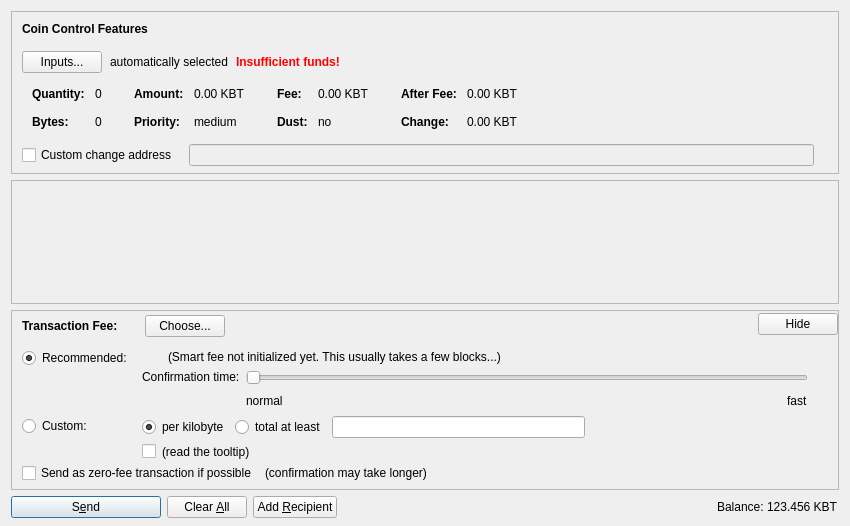
<?xml version="1.0" encoding="UTF-8"?>
<ui version="4.0">
 <class>SendCoinsDialog</class>
 <widget class="QDialog" name="SendCoinsDialog">
  <property name="geometry">
   <rect>
    <x>0</x>
    <y>0</y>
    <width>850</width>
    <height>526</height>
   </rect>
  </property>
  <property name="windowTitle">
   <string>Send Coins</string>
  </property>
  <layout class="QVBoxLayout" name="verticalLayout" stretch="0,1,0,0">
   <property name="bottomMargin">
    <number>8</number>
   </property>
   <item>
    <widget class="QFrame" name="frameCoinControl">
     <property name="sizePolicy">
      <sizepolicy hsizetype="Expanding" vsizetype="Expanding">
       <horstretch>0</horstretch>
       <verstretch>0</verstretch>
      </sizepolicy>
     </property>
     <property name="maximumSize">
      <size>
       <width>16777215</width>
       <height>16777215</height>
      </size>
     </property>
     <property name="frameShape">
      <enum>QFrame::StyledPanel</enum>
     </property>
     <property name="frameShadow">
      <enum>QFrame::Sunken</enum>
     </property>
     <layout class="QVBoxLayout" name="verticalLayoutCoinControl2">
      <property name="spacing">
       <number>0</number>
      </property>
      <property name="leftMargin">
       <number>0</number>
      </property>
      <property name="topMargin">
       <number>0</number>
      </property>
      <property name="rightMargin">
       <number>0</number>
      </property>
      <property name="bottomMargin">
       <number>6</number>
      </property>
      <item>
       <layout class="QVBoxLayout" name="verticalLayoutCoinControl" stretch="0,0,0,0,1">
        <property name="spacing">
         <number>0</number>
        </property>
        <property name="leftMargin">
         <number>10</number>
        </property>
        <property name="topMargin">
         <number>10</number>
        </property>
        <item>
         <layout class="QHBoxLayout" name="horizontalLayoutCoinControl1">
          <property name="bottomMargin">
           <number>15</number>
          </property>
          <item>
           <widget class="QLabel" name="labelCoinControlFeatures">
            <property name="sizePolicy">
             <sizepolicy hsizetype="Preferred" vsizetype="Maximum">
              <horstretch>0</horstretch>
              <verstretch>0</verstretch>
             </sizepolicy>
            </property>
            <property name="font">
             <font>
              <weight>75</weight>
              <bold>true</bold>
             </font>
            </property>
            <property name="styleSheet">
             <string notr="true">font-weight:bold;</string>
            </property>
            <property name="text">
             <string>Coin Control Features</string>
            </property>
           </widget>
          </item>
         </layout>
        </item>
        <item>
         <layout class="QHBoxLayout" name="horizontalLayoutCoinControl2" stretch="0,0,0,0">
          <property name="spacing">
           <number>8</number>
          </property>
          <property name="bottomMargin">
           <number>10</number>
          </property>
          <item>
           <widget class="QPushButton" name="pushButtonCoinControl">
            <property name="styleSheet">
             <string notr="true"/>
            </property>
            <property name="text">
             <string>Inputs...</string>
            </property>
            <property name="autoDefault">
             <bool>false</bool>
            </property>
           </widget>
          </item>
          <item>
           <widget class="QLabel" name="labelCoinControlAutomaticallySelected">
            <property name="text">
             <string>automatically selected</string>
            </property>
            <property name="margin">
             <number>5</number>
            </property>
           </widget>
          </item>
          <item>
           <widget class="QLabel" name="labelCoinControlInsuffFunds">
            <property name="font">
             <font>
              <weight>75</weight>
              <bold>true</bold>
             </font>
            </property>
            <property name="styleSheet">
             <string notr="true">color:red;font-weight:bold;</string>
            </property>
            <property name="text">
             <string>Insufficient funds!</string>
            </property>
            <property name="margin">
             <number>5</number>
            </property>
           </widget>
          </item>
          <item>
           <spacer name="horizontalSpacerCoinControl">
            <property name="orientation">
             <enum>Qt::Horizontal</enum>
            </property>
            <property name="sizeHint" stdset="0">
             <size>
              <width>40</width>
              <height>1</height>
             </size>
            </property>
           </spacer>
          </item>
         </layout>
        </item>
        <item>
         <widget class="QWidget" name="widgetCoinControl" native="true">
          <property name="sizePolicy">
           <sizepolicy hsizetype="Preferred" vsizetype="Preferred">
            <horstretch>0</horstretch>
            <verstretch>0</verstretch>
           </sizepolicy>
          </property>
          <property name="minimumSize">
           <size>
            <width>0</width>
            <height>0</height>
           </size>
          </property>
          <property name="styleSheet">
           <string notr="true"/>
          </property>
          <layout class="QHBoxLayout" name="horizontalLayoutCoinControl5">
           <property name="leftMargin">
            <number>0</number>
           </property>
           <property name="topMargin">
            <number>0</number>
           </property>
           <property name="rightMargin">
            <number>0</number>
           </property>
           <property name="bottomMargin">
            <number>0</number>
           </property>
           <item>
            <layout class="QHBoxLayout" name="horizontalLayoutCoinControl3" stretch="0,0,0,1">
             <property name="spacing">
              <number>20</number>
             </property>
             <property name="topMargin">
              <number>0</number>
             </property>
             <property name="bottomMargin">
              <number>10</number>
             </property>
             <item>
              <layout class="QFormLayout" name="formLayoutCoinControl1">
               <property name="horizontalSpacing">
                <number>10</number>
               </property>
               <property name="verticalSpacing">
                <number>14</number>
               </property>
               <property name="leftMargin">
                <number>10</number>
               </property>
               <property name="topMargin">
                <number>4</number>
               </property>
               <property name="rightMargin">
                <number>6</number>
               </property>
               <item row="0" column="0">
                <widget class="QLabel" name="labelCoinControlQuantityText">
                 <property name="font">
                  <font>
                   <weight>75</weight>
                   <bold>true</bold>
                  </font>
                 </property>
                 <property name="text">
                  <string>Quantity:</string>
                 </property>
                 <property name="margin">
                  <number>0</number>
                 </property>
                </widget>
               </item>
               <item row="0" column="1">
                <widget class="QLabel" name="labelCoinControlQuantity">
                 <property name="cursor">
                  <cursorShape>IBeamCursor</cursorShape>
                 </property>
                 <property name="contextMenuPolicy">
                  <enum>Qt::ActionsContextMenu</enum>
                 </property>
                 <property name="text">
                  <string notr="true">0</string>
                 </property>
                 <property name="margin">
                  <number>0</number>
                 </property>
                 <property name="textInteractionFlags">
                  <set>Qt::LinksAccessibleByMouse|Qt::TextSelectableByKeyboard|Qt::TextSelectableByMouse</set>
                 </property>
                </widget>
               </item>
               <item row="1" column="0">
                <widget class="QLabel" name="labelCoinControlBytesText">
                 <property name="font">
                  <font>
                   <weight>75</weight>
                   <bold>true</bold>
                  </font>
                 </property>
                 <property name="text">
                  <string>Bytes:</string>
                 </property>
                </widget>
               </item>
               <item row="1" column="1">
                <widget class="QLabel" name="labelCoinControlBytes">
                 <property name="cursor">
                  <cursorShape>IBeamCursor</cursorShape>
                 </property>
                 <property name="contextMenuPolicy">
                  <enum>Qt::ActionsContextMenu</enum>
                 </property>
                 <property name="text">
                  <string notr="true">0</string>
                 </property>
                 <property name="textInteractionFlags">
                  <set>Qt::LinksAccessibleByMouse|Qt::TextSelectableByKeyboard|Qt::TextSelectableByMouse</set>
                 </property>
                </widget>
               </item>
              </layout>
             </item>
             <item>
              <layout class="QFormLayout" name="formLayoutCoinControl2">
               <property name="horizontalSpacing">
                <number>10</number>
               </property>
               <property name="verticalSpacing">
                <number>14</number>
               </property>
               <property name="leftMargin">
                <number>6</number>
               </property>
               <property name="topMargin">
                <number>4</number>
               </property>
               <property name="rightMargin">
                <number>6</number>
               </property>
               <item row="0" column="0">
                <widget class="QLabel" name="labelCoinControlAmountText">
                 <property name="font">
                  <font>
                   <weight>75</weight>
                   <bold>true</bold>
                  </font>
                 </property>
                 <property name="text">
                  <string>Amount:</string>
                 </property>
                 <property name="margin">
                  <number>0</number>
                 </property>
                </widget>
               </item>
               <item row="0" column="1">
                <widget class="QLabel" name="labelCoinControlAmount">
                 <property name="cursor">
                  <cursorShape>IBeamCursor</cursorShape>
                 </property>
                 <property name="contextMenuPolicy">
                  <enum>Qt::ActionsContextMenu</enum>
                 </property>
                 <property name="text">
                  <string notr="true">0.00 KBT</string>
                 </property>
                 <property name="textInteractionFlags">
                  <set>Qt::LinksAccessibleByMouse|Qt::TextSelectableByKeyboard|Qt::TextSelectableByMouse</set>
                 </property>
                </widget>
               </item>
               <item row="1" column="0">
                <widget class="QLabel" name="labelCoinControlPriorityText">
                 <property name="font">
                  <font>
                   <weight>75</weight>
                   <bold>true</bold>
                  </font>
                 </property>
                 <property name="text">
                  <string>Priority:</string>
                 </property>
                </widget>
               </item>
               <item row="1" column="1">
                <widget class="QLabel" name="labelCoinControlPriority">
                 <property name="cursor">
                  <cursorShape>IBeamCursor</cursorShape>
                 </property>
                 <property name="contextMenuPolicy">
                  <enum>Qt::ActionsContextMenu</enum>
                 </property>
                 <property name="text">
                  <string notr="true">medium</string>
                 </property>
                 <property name="textInteractionFlags">
                  <set>Qt::LinksAccessibleByMouse|Qt::TextSelectableByKeyboard|Qt::TextSelectableByMouse</set>
                 </property>
                </widget>
               </item>
              </layout>
             </item>
             <item>
              <layout class="QFormLayout" name="formLayoutCoinControl3">
               <property name="horizontalSpacing">
                <number>10</number>
               </property>
               <property name="verticalSpacing">
                <number>14</number>
               </property>
               <property name="leftMargin">
                <number>6</number>
               </property>
               <property name="topMargin">
                <number>4</number>
               </property>
               <property name="rightMargin">
                <number>6</number>
               </property>
               <item row="0" column="0">
                <widget class="QLabel" name="labelCoinControlFeeText">
                 <property name="font">
                  <font>
                   <weight>75</weight>
                   <bold>true</bold>
                  </font>
                 </property>
                 <property name="text">
                  <string>Fee:</string>
                 </property>
                 <property name="margin">
                  <number>0</number>
                 </property>
                </widget>
               </item>
               <item row="0" column="1">
                <widget class="QLabel" name="labelCoinControlFee">
                 <property name="cursor">
                  <cursorShape>IBeamCursor</cursorShape>
                 </property>
                 <property name="contextMenuPolicy">
                  <enum>Qt::ActionsContextMenu</enum>
                 </property>
                 <property name="text">
                  <string notr="true">0.00 KBT</string>
                 </property>
                 <property name="textInteractionFlags">
                  <set>Qt::LinksAccessibleByMouse|Qt::TextSelectableByKeyboard|Qt::TextSelectableByMouse</set>
                 </property>
                </widget>
               </item>
               <item row="1" column="0">
                <widget class="QLabel" name="labelCoinControlLowOutputText">
                 <property name="font">
                  <font>
                   <weight>75</weight>
                   <bold>true</bold>
                  </font>
                 </property>
                 <property name="text">
                  <string>Dust:</string>
                 </property>
                </widget>
               </item>
               <item row="1" column="1">
                <widget class="QLabel" name="labelCoinControlLowOutput">
                 <property name="cursor">
                  <cursorShape>IBeamCursor</cursorShape>
                 </property>
                 <property name="contextMenuPolicy">
                  <enum>Qt::ActionsContextMenu</enum>
                 </property>
                 <property name="text">
                  <string notr="true">no</string>
                 </property>
                 <property name="textInteractionFlags">
                  <set>Qt::LinksAccessibleByMouse|Qt::TextSelectableByKeyboard|Qt::TextSelectableByMouse</set>
                 </property>
                </widget>
               </item>
              </layout>
             </item>
             <item>
              <layout class="QFormLayout" name="formLayoutCoinControl4">
               <property name="horizontalSpacing">
                <number>10</number>
               </property>
               <property name="verticalSpacing">
                <number>14</number>
               </property>
               <property name="leftMargin">
                <number>6</number>
               </property>
               <property name="topMargin">
                <number>4</number>
               </property>
               <property name="rightMargin">
                <number>6</number>
               </property>
               <item row="0" column="0">
                <widget class="QLabel" name="labelCoinControlAfterFeeText">
                 <property name="font">
                  <font>
                   <weight>75</weight>
                   <bold>true</bold>
                  </font>
                 </property>
                 <property name="text">
                  <string>After Fee:</string>
                 </property>
                 <property name="margin">
                  <number>0</number>
                 </property>
                </widget>
               </item>
               <item row="0" column="1">
                <widget class="QLabel" name="labelCoinControlAfterFee">
                 <property name="cursor">
                  <cursorShape>IBeamCursor</cursorShape>
                 </property>
                 <property name="contextMenuPolicy">
                  <enum>Qt::ActionsContextMenu</enum>
                 </property>
                 <property name="text">
                  <string notr="true">0.00 KBT</string>
                 </property>
                 <property name="textInteractionFlags">
                  <set>Qt::LinksAccessibleByMouse|Qt::TextSelectableByKeyboard|Qt::TextSelectableByMouse</set>
                 </property>
                </widget>
               </item>
               <item row="1" column="0">
                <widget class="QLabel" name="labelCoinControlChangeText">
                 <property name="font">
                  <font>
                   <weight>75</weight>
                   <bold>true</bold>
                  </font>
                 </property>
                 <property name="text">
                  <string>Change:</string>
                 </property>
                </widget>
               </item>
               <item row="1" column="1">
                <widget class="QLabel" name="labelCoinControlChange">
                 <property name="cursor">
                  <cursorShape>IBeamCursor</cursorShape>
                 </property>
                 <property name="contextMenuPolicy">
                  <enum>Qt::ActionsContextMenu</enum>
                 </property>
                 <property name="text">
                  <string notr="true">0.00 KBT</string>
                 </property>
                 <property name="textInteractionFlags">
                  <set>Qt::LinksAccessibleByMouse|Qt::TextSelectableByKeyboard|Qt::TextSelectableByMouse</set>
                 </property>
                </widget>
               </item>
              </layout>
             </item>
            </layout>
           </item>
          </layout>
         </widget>
        </item>
        <item>
         <layout class="QHBoxLayout" name="horizontalLayoutCoinControl4" stretch="0,0,0">
          <property name="spacing">
           <number>12</number>
          </property>
          <property name="sizeConstraint">
           <enum>QLayout::SetDefaultConstraint</enum>
          </property>
          <property name="topMargin">
           <number>5</number>
          </property>
          <property name="rightMargin">
           <number>5</number>
          </property>
          <item>
           <widget class="QCheckBox" name="checkBoxCoinControlChange">
            <property name="toolTip">
             <string>If this is activated, but the change address is empty or invalid, change will be sent to a newly generated address.</string>
            </property>
            <property name="text">
             <string>Custom change address</string>
            </property>
           </widget>
          </item>
          <item>
           <widget class="QValidatedLineEdit" name="lineEditCoinControlChange">
            <property name="enabled">
             <bool>false</bool>
            </property>
            <property name="sizePolicy">
             <sizepolicy hsizetype="Expanding" vsizetype="Fixed">
              <horstretch>0</horstretch>
              <verstretch>0</verstretch>
             </sizepolicy>
            </property>
           </widget>
          </item>
          <item>
           <widget class="QLabel" name="labelCoinControlChangeLabel">
            <property name="sizePolicy">
             <sizepolicy hsizetype="Preferred" vsizetype="Expanding">
              <horstretch>0</horstretch>
              <verstretch>0</verstretch>
             </sizepolicy>
            </property>
            <property name="minimumSize">
             <size>
              <width>0</width>
              <height>0</height>
             </size>
            </property>
            <property name="text">
             <string/>
            </property>
            <property name="margin">
             <number>3</number>
            </property>
           </widget>
          </item>
         </layout>
        </item>
        <item>
         <spacer name="verticalSpacerCoinControl">
          <property name="orientation">
           <enum>Qt::Vertical</enum>
          </property>
          <property name="sizeHint" stdset="0">
           <size>
            <width>800</width>
            <height>1</height>
           </size>
          </property>
         </spacer>
        </item>
       </layout>
      </item>
     </layout>
    </widget>
   </item>
   <item>
    <widget class="QScrollArea" name="scrollArea">
     <property name="widgetResizable">
      <bool>true</bool>
     </property>
     <widget class="QWidget" name="scrollAreaWidgetContents">
      <property name="geometry">
       <rect>
        <x>0</x>
        <y>0</y>
        <width>830</width>
        <height>68</height>
       </rect>
      </property>
      <layout class="QVBoxLayout" name="verticalLayout_2" stretch="0,1">
       <property name="leftMargin">
        <number>0</number>
       </property>
       <property name="topMargin">
        <number>0</number>
       </property>
       <property name="rightMargin">
        <number>0</number>
       </property>
       <property name="bottomMargin">
        <number>0</number>
       </property>
       <item>
        <layout class="QVBoxLayout" name="entries">
         <property name="spacing">
          <number>6</number>
         </property>
        </layout>
       </item>
       <item>
        <spacer name="verticalSpacer">
         <property name="orientation">
          <enum>Qt::Vertical</enum>
         </property>
         <property name="sizeHint" stdset="0">
          <size>
           <width>20</width>
           <height>40</height>
          </size>
         </property>
        </spacer>
       </item>
      </layout>
     </widget>
    </widget>
   </item>
   <item>
    <widget class="QFrame" name="frameFee">
     <property name="sizePolicy">
      <sizepolicy hsizetype="Expanding" vsizetype="Expanding">
       <horstretch>0</horstretch>
       <verstretch>0</verstretch>
      </sizepolicy>
     </property>
     <property name="maximumSize">
      <size>
       <width>16777215</width>
       <height>16777215</height>
      </size>
     </property>
     <property name="frameShape">
      <enum>QFrame::StyledPanel</enum>
     </property>
     <property name="frameShadow">
      <enum>QFrame::Sunken</enum>
     </property>
     <layout class="QVBoxLayout" name="verticalLayoutFee1">
      <property name="spacing">
       <number>0</number>
      </property>
      <property name="leftMargin">
       <number>0</number>
      </property>
      <property name="topMargin">
       <number>0</number>
      </property>
      <property name="rightMargin">
       <number>0</number>
      </property>
      <property name="bottomMargin">
       <number>0</number>
      </property>
      <item>
       <layout class="QVBoxLayout" name="verticalLayoutFee2" stretch="0,0,0">
        <property name="spacing">
         <number>0</number>
        </property>
        <property name="leftMargin">
         <number>10</number>
        </property>
        <property name="topMargin">
         <number>0</number>
        </property>
        <item>
         <layout class="QHBoxLayout" name="horizontalLayoutFee1">
          <property name="bottomMargin">
           <number>0</number>
          </property>
          <item>
           <layout class="QVBoxLayout" name="verticalLayoutFee7">
            <property name="spacing">
             <number>0</number>
            </property>
            <item>
             <spacer name="verticalSpacerSmartFee">
              <property name="orientation">
               <enum>Qt::Vertical</enum>
              </property>
              <property name="sizeType">
               <enum>QSizePolicy::Fixed</enum>
              </property>
              <property name="sizeHint" stdset="0">
               <size>
                <width>1</width>
                <height>4</height>
               </size>
              </property>
             </spacer>
            </item>
            <item>
             <layout class="QHBoxLayout" name="horizontalLayoutSmartFee">
              <property name="spacing">
               <number>10</number>
              </property>
              <item>
               <widget class="QLabel" name="labelFeeHeadline">
                <property name="sizePolicy">
                 <sizepolicy hsizetype="Preferred" vsizetype="Maximum">
                  <horstretch>0</horstretch>
                  <verstretch>0</verstretch>
                 </sizepolicy>
                </property>
                <property name="font">
                 <font>
                  <weight>75</weight>
                  <bold>true</bold>
                 </font>
                </property>
                <property name="styleSheet">
                 <string notr="true">font-weight:bold;</string>
                </property>
                <property name="text">
                 <string>Transaction Fee:</string>
                </property>
               </widget>
              </item>
              <item>
               <widget class="QLabel" name="labelFeeMinimized">
                <property name="text">
                 <string/>
                </property>
               </widget>
              </item>
              <item>
               <widget class="QPushButton" name="buttonChooseFee">
                <property name="text">
                 <string>Choose...</string>
                </property>
               </widget>
              </item>
             </layout>
            </item>
            <item>
             <spacer name="verticalSpacer_5">
              <property name="orientation">
               <enum>Qt::Vertical</enum>
              </property>
              <property name="sizeHint" stdset="0">
               <size>
                <width>1</width>
                <height>1</height>
               </size>
              </property>
             </spacer>
            </item>
           </layout>
          </item>
          <item>
           <spacer name="horizontalSpacer_4">
            <property name="orientation">
             <enum>Qt::Horizontal</enum>
            </property>
            <property name="sizeHint" stdset="0">
             <size>
              <width>40</width>
              <height>20</height>
             </size>
            </property>
           </spacer>
          </item>
          <item>
           <widget class="QPushButton" name="buttonMinimizeFee">
            <property name="toolTip">
             <string>collapse fee-settings</string>
            </property>
            <property name="text">
             <string>Hide</string>
            </property>
           </widget>
          </item>
         </layout>
        </item>
        <item>
         <widget class="QFrame" name="frameFeeSelection">
          <layout class="QVBoxLayout" name="verticalLayoutFee12">
           <property name="spacing">
            <number>0</number>
           </property>
           <property name="leftMargin">
            <number>0</number>
           </property>
           <property name="topMargin">
            <number>0</number>
           </property>
           <property name="rightMargin">
            <number>0</number>
           </property>
           <property name="bottomMargin">
            <number>0</number>
           </property>
           <item>
            <layout class="QGridLayout" name="gridLayoutFee">
             <property name="topMargin">
              <number>10</number>
             </property>
             <property name="bottomMargin">
              <number>4</number>
             </property>
             <property name="horizontalSpacing">
              <number>10</number>
             </property>
             <property name="verticalSpacing">
              <number>4</number>
             </property>
             <item row="1" column="1">
              <layout class="QVBoxLayout" name="verticalLayoutFee8">
               <property name="spacing">
                <number>6</number>
               </property>
               <item>
                <layout class="QHBoxLayout" name="horizontalLayoutFee13">
                 <item>
                  <widget class="QRadioButton" name="radioCustomPerKilobyte">
                   <property name="toolTip">
                    <string>If the custom fee is set to 1000 satoshis and the transaction is only 250 bytes, then &quot;per kilobyte&quot; only pays 250 satoshis in fee, while &quot;total at least&quot; pays 1000 satoshis. For transactions bigger than a kilobyte both pay by kilobyte.</string>
                   </property>
                   <property name="text">
                    <string>per kilobyte</string>
                   </property>
                   <property name="checked">
                    <bool>true</bool>
                   </property>
                   <attribute name="buttonGroup">
                    <string notr="true">groupCustomFee</string>
                   </attribute>
                  </widget>
                 </item>
                 <item>
                  <widget class="QRadioButton" name="radioCustomAtLeast">
                   <property name="toolTip">
                    <string>If the custom fee is set to 1000 satoshis and the transaction is only 250 bytes, then &quot;per kilobyte&quot; only pays 250 satoshis in fee, while &quot;total at least&quot; pays 1000 satoshis. For transactions bigger than a kilobyte both pay by kilobyte.</string>
                   </property>
                   <property name="text">
                    <string>total at least</string>
                   </property>
                   <attribute name="buttonGroup">
                    <string notr="true">groupCustomFee</string>
                   </attribute>
                  </widget>
                 </item>
                 <item>
                  <widget class="KakobitAmountField" name="customFee"/>
                 </item>
                 <item>
                  <spacer name="horizontalSpacer_6">
                   <property name="orientation">
                    <enum>Qt::Horizontal</enum>
                   </property>
                   <property name="sizeHint" stdset="0">
                    <size>
                     <width>1</width>
                     <height>1</height>
                    </size>
                   </property>
                  </spacer>
                 </item>
                </layout>
               </item>
               <item>
                <layout class="QHBoxLayout" name="horizontalLayoutFee8">
                 <item>
                  <widget class="QCheckBox" name="checkBoxMinimumFee">
                   <property name="toolTip">
                    <string>Paying only the minimum fee is just fine as long as there is less transaction volume than space in the blocks. But be aware that this can end up in a never confirming transaction once there is more demand for kakobit transactions than the network can process.</string>
                   </property>
                   <property name="text">
                    <string/>
                   </property>
                  </widget>
                 </item>
                 <item>
                  <widget class="QLabel" name="labelMinFeeWarning">
                   <property name="enabled">
                    <bool>true</bool>
                   </property>
                   <property name="toolTip">
                    <string>Paying only the minimum fee is just fine as long as there is less transaction volume than space in the blocks. But be aware that this can end up in a never confirming transaction once there is more demand for kakobit transactions than the network can process.</string>
                   </property>
                   <property name="text">
                    <string>(read the tooltip)</string>
                   </property>
                   <property name="margin">
                    <number>5</number>
                   </property>
                  </widget>
                 </item>
                 <item>
                  <spacer name="horizontalSpacer_2">
                   <property name="orientation">
                    <enum>Qt::Horizontal</enum>
                   </property>
                   <property name="sizeHint" stdset="0">
                    <size>
                     <width>1</width>
                     <height>1</height>
                    </size>
                   </property>
                  </spacer>
                 </item>
                </layout>
               </item>
              </layout>
             </item>
             <item row="0" column="0">
              <layout class="QVBoxLayout" name="verticalLayoutFee4" stretch="0,1">
               <item>
                <widget class="QRadioButton" name="radioSmartFee">
                 <property name="text">
                  <string>Recommended:</string>
                 </property>
                 <property name="checked">
                  <bool>true</bool>
                 </property>
                 <attribute name="buttonGroup">
                  <string notr="true">groupFee</string>
                 </attribute>
                </widget>
               </item>
               <item>
                <spacer name="verticalSpacer_2">
                 <property name="orientation">
                  <enum>Qt::Vertical</enum>
                 </property>
                 <property name="sizeHint" stdset="0">
                  <size>
                   <width>1</width>
                   <height>1</height>
                  </size>
                 </property>
                </spacer>
               </item>
              </layout>
             </item>
             <item row="1" column="0">
              <layout class="QVBoxLayout" name="verticalLayoutFee9" stretch="0,1">
               <item>
                <widget class="QRadioButton" name="radioCustomFee">
                 <property name="text">
                  <string>Custom:</string>
                 </property>
                 <attribute name="buttonGroup">
                  <string notr="true">groupFee</string>
                 </attribute>
                </widget>
               </item>
               <item>
                <spacer name="verticalSpacer_6">
                 <property name="orientation">
                  <enum>Qt::Vertical</enum>
                 </property>
                 <property name="sizeHint" stdset="0">
                  <size>
                   <width>1</width>
                   <height>1</height>
                  </size>
                 </property>
                </spacer>
               </item>
              </layout>
             </item>
             <item row="0" column="1">
              <layout class="QVBoxLayout" name="verticalLayoutFee3" stretch="0,0,1">
               <property name="spacing">
                <number>6</number>
               </property>
               <property name="topMargin">
                <number>2</number>
               </property>
               <item>
                <layout class="QHBoxLayout" name="horizontalLayoutFee12">
                 <item>
                  <widget class="QLabel" name="labelSmartFee">
                   <property name="text">
                    <string/>
                   </property>
                   <property name="margin">
                    <number>2</number>
                   </property>
                  </widget>
                 </item>
                 <item>
                  <widget class="QLabel" name="labelFeeEstimation">
                   <property name="text">
                    <string/>
                   </property>
                  </widget>
                 </item>
                 <item>
                  <widget class="QLabel" name="labelSmartFee2">
                   <property name="text">
                    <string>(Smart fee not initialized yet. This usually takes a few blocks...)</string>
                   </property>
                   <property name="margin">
                    <number>2</number>
                   </property>
                  </widget>
                 </item>
                 <item>
                  <spacer name="horizontalSpacer_5">
                   <property name="orientation">
                    <enum>Qt::Horizontal</enum>
                   </property>
                   <property name="sizeHint" stdset="0">
                    <size>
                     <width>1</width>
                     <height>1</height>
                    </size>
                   </property>
                  </spacer>
                 </item>
                </layout>
               </item>
               <item>
                <layout class="QHBoxLayout" name="horizontalLayoutFee9">
                 <item>
                  <layout class="QVBoxLayout" name="verticalLayoutFee6">
                   <item>
                    <widget class="QLabel" name="labelSmartFee3">
                     <property name="text">
                      <string>Confirmation time:</string>
                     </property>
                     <property name="margin">
                      <number>2</number>
                     </property>
                    </widget>
                   </item>
                   <item>
                    <spacer name="verticalSpacer_3">
                     <property name="orientation">
                      <enum>Qt::Vertical</enum>
                     </property>
                     <property name="sizeHint" stdset="0">
                      <size>
                       <width>1</width>
                       <height>1</height>
                      </size>
                     </property>
                    </spacer>
                   </item>
                  </layout>
                 </item>
                 <item>
                  <layout class="QVBoxLayout" name="verticalLayoutFee5">
                   <property name="rightMargin">
                    <number>30</number>
                   </property>
                   <item>
                    <widget class="QSlider" name="sliderSmartFee">
                     <property name="minimum">
                      <number>0</number>
                     </property>
                     <property name="maximum">
                      <number>24</number>
                     </property>
                     <property name="pageStep">
                      <number>1</number>
                     </property>
                     <property name="value">
                      <number>0</number>
                     </property>
                     <property name="orientation">
                      <enum>Qt::Horizontal</enum>
                     </property>
                     <property name="invertedAppearance">
                      <bool>false</bool>
                     </property>
                     <property name="invertedControls">
                      <bool>false</bool>
                     </property>
                     <property name="tickPosition">
                      <enum>QSlider::NoTicks</enum>
                     </property>
                    </widget>
                   </item>
                   <item>
                    <layout class="QHBoxLayout" name="horizontalLayoutFee10">
                     <item>
                      <widget class="QLabel" name="labelSmartFeeNormal">
                       <property name="text">
                        <string>normal</string>
                       </property>
                      </widget>
                     </item>
                     <item>
                      <spacer name="horizontalSpacer_3">
                       <property name="orientation">
                        <enum>Qt::Horizontal</enum>
                       </property>
                       <property name="sizeHint" stdset="0">
                        <size>
                         <width>40</width>
                         <height>20</height>
                        </size>
                       </property>
                      </spacer>
                     </item>
                     <item>
                      <widget class="QLabel" name="labelSmartFeeFast">
                       <property name="text">
                        <string>fast</string>
                       </property>
                      </widget>
                     </item>
                    </layout>
                   </item>
                  </layout>
                 </item>
                </layout>
               </item>
               <item>
                <spacer name="verticalSpacer_4">
                 <property name="orientation">
                  <enum>Qt::Vertical</enum>
                 </property>
                 <property name="sizeHint" stdset="0">
                  <size>
                   <width>1</width>
                   <height>1</height>
                  </size>
                 </property>
                </spacer>
               </item>
              </layout>
             </item>
            </layout>
           </item>
           <item>
            <layout class="QHBoxLayout" name="horizontalLayoutFee5" stretch="0,0,0">
             <property name="spacing">
              <number>8</number>
             </property>
             <property name="bottomMargin">
              <number>4</number>
             </property>
             <item>
              <widget class="QCheckBox" name="checkBoxFreeTx">
               <property name="text">
                <string>Send as zero-fee transaction if possible</string>
               </property>
              </widget>
             </item>
             <item>
              <widget class="QLabel" name="labelFreeTx">
               <property name="text">
                <string>(confirmation may take longer)</string>
               </property>
               <property name="margin">
                <number>5</number>
               </property>
              </widget>
             </item>
             <item>
              <spacer name="horizontalSpacerFee5">
               <property name="orientation">
                <enum>Qt::Horizontal</enum>
               </property>
               <property name="sizeHint" stdset="0">
                <size>
                 <width>1</width>
                 <height>1</height>
                </size>
               </property>
              </spacer>
             </item>
            </layout>
           </item>
           <item>
            <spacer name="verticalSpacerFee2">
             <property name="orientation">
              <enum>Qt::Vertical</enum>
             </property>
             <property name="sizeHint" stdset="0">
              <size>
               <width>1</width>
               <height>1</height>
              </size>
             </property>
            </spacer>
           </item>
          </layout>
         </widget>
        </item>
        <item>
         <spacer name="verticalSpacerFee">
          <property name="orientation">
           <enum>Qt::Vertical</enum>
          </property>
          <property name="sizeHint" stdset="0">
           <size>
            <width>800</width>
            <height>1</height>
           </size>
          </property>
         </spacer>
        </item>
       </layout>
      </item>
     </layout>
    </widget>
   </item>
   <item>
    <layout class="QHBoxLayout" name="horizontalLayout">
     <item>
      <widget class="QPushButton" name="sendButton">
       <property name="minimumSize">
        <size>
         <width>150</width>
         <height>0</height>
        </size>
       </property>
       <property name="toolTip">
        <string>Confirm the send action</string>
       </property>
       <property name="text">
        <string>S&amp;end</string>
       </property>
       <property name="icon">
        <iconset resource="../kakobit.qrc">
         <normaloff>:/icons/send</normaloff>:/icons/send</iconset>
       </property>
       <property name="autoDefault">
        <bool>false</bool>
       </property>
       <property name="default">
        <bool>true</bool>
       </property>
      </widget>
     </item>
     <item>
      <widget class="QPushButton" name="clearButton">
       <property name="sizePolicy">
        <sizepolicy hsizetype="Minimum" vsizetype="Fixed">
         <horstretch>0</horstretch>
         <verstretch>0</verstretch>
        </sizepolicy>
       </property>
       <property name="toolTip">
        <string>Clear all fields of the form.</string>
       </property>
       <property name="text">
        <string>Clear &amp;All</string>
       </property>
       <property name="icon">
        <iconset resource="../kakobit.qrc">
         <normaloff>:/icons/remove</normaloff>:/icons/remove</iconset>
       </property>
       <property name="autoDefault">
        <bool>false</bool>
       </property>
      </widget>
     </item>
     <item>
      <widget class="QPushButton" name="addButton">
       <property name="toolTip">
        <string>Send to multiple recipients at once</string>
       </property>
       <property name="text">
        <string>Add &amp;Recipient</string>
       </property>
       <property name="icon">
        <iconset resource="../kakobit.qrc">
         <normaloff>:/icons/add</normaloff>:/icons/add</iconset>
       </property>
       <property name="autoDefault">
        <bool>false</bool>
       </property>
      </widget>
     </item>
     <item>
      <spacer name="horizontalSpacer">
       <property name="orientation">
        <enum>Qt::Horizontal</enum>
       </property>
       <property name="sizeHint" stdset="0">
        <size>
         <width>40</width>
         <height>20</height>
        </size>
       </property>
      </spacer>
     </item>
     <item>
      <layout class="QHBoxLayout" name="horizontalLayout_2">
       <property name="spacing">
        <number>3</number>
       </property>
       <item>
        <widget class="QLabel" name="label">
         <property name="sizePolicy">
          <sizepolicy hsizetype="Preferred" vsizetype="Fixed">
           <horstretch>0</horstretch>
           <verstretch>0</verstretch>
          </sizepolicy>
         </property>
         <property name="text">
          <string>Balance:</string>
         </property>
        </widget>
       </item>
       <item>
        <widget class="QLabel" name="labelBalance">
         <property name="sizePolicy">
          <sizepolicy hsizetype="Preferred" vsizetype="Fixed">
           <horstretch>0</horstretch>
           <verstretch>0</verstretch>
          </sizepolicy>
         </property>
         <property name="cursor">
          <cursorShape>IBeamCursor</cursorShape>
         </property>
         <property name="text">
          <string notr="true">123.456 KBT</string>
         </property>
         <property name="textInteractionFlags">
          <set>Qt::LinksAccessibleByMouse|Qt::TextSelectableByKeyboard|Qt::TextSelectableByMouse</set>
         </property>
        </widget>
       </item>
      </layout>
     </item>
    </layout>
   </item>
  </layout>
 </widget>
 <customwidgets>
  <customwidget>
   <class>QValidatedLineEdit</class>
   <extends>QLineEdit</extends>
   <header>qvalidatedlineedit.h</header>
  </customwidget>
  <customwidget>
   <class>KakobitAmountField</class>
   <extends>QLineEdit</extends>
   <header>kakobitamountfield.h</header>
   <container>1</container>
  </customwidget>
 </customwidgets>
 <resources>
  <include location="../kakobit.qrc"/>
 </resources>
 <connections/>
 <buttongroups>
  <buttongroup name="groupFee"/>
  <buttongroup name="groupCustomFee"/>
 </buttongroups>
</ui>
